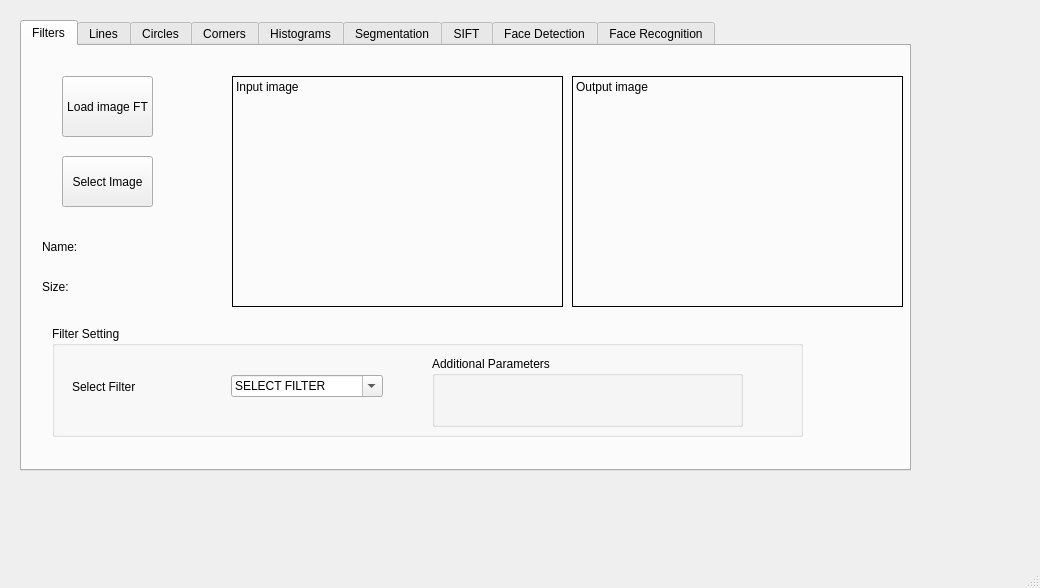
<?xml version="1.0" encoding="UTF-8"?>
<ui version="4.0">
 <class>MainWindow</class>
 <widget class="QMainWindow" name="MainWindow">
  <property name="geometry">
   <rect>
    <x>0</x>
    <y>0</y>
    <width>1040</width>
    <height>588</height>
   </rect>
  </property>
  <property name="windowTitle">
   <string>MainWindow</string>
  </property>
  <widget class="QWidget" name="centralwidget">
   <widget class="QWidget" name="gridLayoutWidget">
    <property name="geometry">
     <rect>
      <x>20</x>
      <y>20</y>
      <width>891</width>
      <height>451</height>
     </rect>
    </property>
    <layout class="QGridLayout" name="gridLayout">
     <item row="0" column="0">
      <widget class="QTabWidget" name="tabWidget">
       <property name="enabled">
        <bool>true</bool>
       </property>
       <property name="currentIndex">
        <number>0</number>
       </property>
       <widget class="QWidget" name="tab_filters">
        <attribute name="title">
         <string>Filters</string>
        </attribute>
        <widget class="QLabel" name="label_filters_input">
         <property name="geometry">
          <rect>
           <x>210</x>
           <y>30</y>
           <width>331</width>
           <height>231</height>
          </rect>
         </property>
         <property name="frameShape">
          <enum>QFrame::Box</enum>
         </property>
         <property name="text">
          <string>Input image</string>
         </property>
         <property name="alignment">
          <set>Qt::AlignLeading|Qt::AlignLeft|Qt::AlignTop</set>
         </property>
        </widget>
        <widget class="QLabel" name="label_filters_output">
         <property name="geometry">
          <rect>
           <x>550</x>
           <y>30</y>
           <width>331</width>
           <height>231</height>
          </rect>
         </property>
         <property name="frameShape">
          <enum>QFrame::Box</enum>
         </property>
         <property name="text">
          <string>Output image</string>
         </property>
         <property name="textFormat">
          <enum>Qt::PlainText</enum>
         </property>
         <property name="alignment">
          <set>Qt::AlignLeading|Qt::AlignLeft|Qt::AlignTop</set>
         </property>
        </widget>
        <widget class="QPushButton" name="pushButton_filters_load">
         <property name="geometry">
          <rect>
           <x>40</x>
           <y>110</y>
           <width>91</width>
           <height>51</height>
          </rect>
         </property>
         <property name="text">
          <string>Select Image</string>
         </property>
        </widget>
        <widget class="QLabel" name="label">
         <property name="geometry">
          <rect>
           <x>20</x>
           <y>190</y>
           <width>71</width>
           <height>21</height>
          </rect>
         </property>
         <property name="text">
          <string>Name:</string>
         </property>
        </widget>
        <widget class="QLabel" name="label_2">
         <property name="geometry">
          <rect>
           <x>20</x>
           <y>230</y>
           <width>71</width>
           <height>21</height>
          </rect>
         </property>
         <property name="text">
          <string>Size:</string>
         </property>
        </widget>
        <widget class="QGroupBox" name="groupBox">
         <property name="geometry">
          <rect>
           <x>30</x>
           <y>280</y>
           <width>751</width>
           <height>111</height>
          </rect>
         </property>
         <property name="title">
          <string>Filter Setting</string>
         </property>
         <widget class="QWidget" name="horizontalLayoutWidget">
          <property name="geometry">
           <rect>
            <x>20</x>
            <y>40</y>
            <width>311</width>
            <height>41</height>
           </rect>
          </property>
          <layout class="QHBoxLayout" name="horizontalLayout">
           <item>
            <widget class="QLabel" name="label_3">
             <property name="text">
              <string>Select Filter</string>
             </property>
            </widget>
           </item>
           <item>
            <widget class="QComboBox" name="comboBox">
             <property name="editable">
              <bool>true</bool>
             </property>
             <property name="currentText">
              <string>SELECT FILTER</string>
             </property>
             <item>
              <property name="text">
               <string>SELECT FILTER</string>
              </property>
             </item>
             <item>
              <property name="text">
               <string>PREWITT</string>
              </property>
             </item>
             <item>
              <property name="text">
               <string>SOBEL</string>
              </property>
             </item>
             <item>
              <property name="text">
               <string>LAPLACIAN</string>
              </property>
             </item>
             <item>
              <property name="text">
               <string>LOG</string>
              </property>
             </item>
             <item>
              <property name="text">
               <string>DOG</string>
              </property>
             </item>
             <item>
              <property name="text">
               <string>BOX</string>
              </property>
             </item>
             <item>
              <property name="text">
               <string>GAUSSIAAN</string>
              </property>
             </item>
             <item>
              <property name="text">
               <string>MEDIAN</string>
              </property>
             </item>
             <item>
              <property name="text">
               <string>SHARPENING</string>
              </property>
             </item>
             <item>
              <property name="text">
               <string>FT</string>
              </property>
             </item>
             <item>
              <property name="text">
               <string>ShiftedFT</string>
              </property>
             </item>
             <item>
              <property name="text">
               <string>No log ShiftedFT</string>
              </property>
             </item>
             <item>
              <property name="text">
               <string>LPF</string>
              </property>
             </item>
             <item>
              <property name="text">
               <string>HPF</string>
              </property>
             </item>
            </widget>
           </item>
          </layout>
         </widget>
         <widget class="QGroupBox" name="groupBox_2">
          <property name="geometry">
           <rect>
            <x>380</x>
            <y>30</y>
            <width>311</width>
            <height>71</height>
           </rect>
          </property>
          <property name="title">
           <string>Additional Parameters</string>
          </property>
         </widget>
        </widget>
        <widget class="QPushButton" name="Load_frequency_domain">
         <property name="geometry">
          <rect>
           <x>40</x>
           <y>30</y>
           <width>91</width>
           <height>61</height>
          </rect>
         </property>
         <property name="text">
          <string>Load image FT</string>
         </property>
        </widget>
       </widget>
       <widget class="QWidget" name="tab_lines">
        <attribute name="title">
         <string>Lines</string>
        </attribute>
        <widget class="QLabel" name="label_lines_input">
         <property name="geometry">
          <rect>
           <x>150</x>
           <y>30</y>
           <width>241</width>
           <height>171</height>
          </rect>
         </property>
         <property name="frameShape">
          <enum>QFrame::Box</enum>
         </property>
         <property name="text">
          <string>Input image</string>
         </property>
         <property name="alignment">
          <set>Qt::AlignLeading|Qt::AlignLeft|Qt::AlignTop</set>
         </property>
        </widget>
        <widget class="QLabel" name="label_4">
         <property name="geometry">
          <rect>
           <x>20</x>
           <y>310</y>
           <width>71</width>
           <height>21</height>
          </rect>
         </property>
         <property name="text">
          <string>Name:</string>
         </property>
        </widget>
        <widget class="QLabel" name="label_5">
         <property name="geometry">
          <rect>
           <x>30</x>
           <y>350</y>
           <width>71</width>
           <height>21</height>
          </rect>
         </property>
         <property name="text">
          <string>Size:</string>
         </property>
        </widget>
        <widget class="QPushButton" name="pushButton_lines_load">
         <property name="geometry">
          <rect>
           <x>10</x>
           <y>130</y>
           <width>121</width>
           <height>81</height>
          </rect>
         </property>
         <property name="text">
          <string>Load Image</string>
         </property>
        </widget>
        <widget class="QLabel" name="label_lines_hough">
         <property name="geometry">
          <rect>
           <x>150</x>
           <y>210</y>
           <width>561</width>
           <height>191</height>
          </rect>
         </property>
         <property name="frameShape">
          <enum>QFrame::Box</enum>
         </property>
         <property name="text">
          <string>Hough Space</string>
         </property>
         <property name="textFormat">
          <enum>Qt::PlainText</enum>
         </property>
         <property name="alignment">
          <set>Qt::AlignLeading|Qt::AlignLeft|Qt::AlignTop</set>
         </property>
        </widget>
        <widget class="QLabel" name="label_lines_input_2">
         <property name="geometry">
          <rect>
           <x>450</x>
           <y>30</y>
           <width>261</width>
           <height>171</height>
          </rect>
         </property>
         <property name="frameShape">
          <enum>QFrame::Box</enum>
         </property>
         <property name="text">
          <string>Image with significant lines</string>
         </property>
         <property name="alignment">
          <set>Qt::AlignLeading|Qt::AlignLeft|Qt::AlignTop</set>
         </property>
        </widget>
        <widget class="QPushButton" name="Convert">
         <property name="geometry">
          <rect>
           <x>20</x>
           <y>40</y>
           <width>111</width>
           <height>51</height>
          </rect>
         </property>
         <property name="text">
          <string>Convert To Gray</string>
         </property>
        </widget>
       </widget>
       <widget class="QWidget" name="tab_circles">
        <property name="enabled">
         <bool>true</bool>
        </property>
        <attribute name="title">
         <string>Circles</string>
        </attribute>
        <widget class="QPushButton" name="pushButton_circles_load">
         <property name="geometry">
          <rect>
           <x>50</x>
           <y>30</y>
           <width>121</width>
           <height>81</height>
          </rect>
         </property>
         <property name="text">
          <string>Load Image</string>
         </property>
        </widget>
        <widget class="QLabel" name="label_circles_input">
         <property name="geometry">
          <rect>
           <x>180</x>
           <y>30</y>
           <width>241</width>
           <height>171</height>
          </rect>
         </property>
         <property name="frameShape">
          <enum>QFrame::Box</enum>
         </property>
         <property name="text">
          <string>Input image</string>
         </property>
         <property name="alignment">
          <set>Qt::AlignLeading|Qt::AlignLeft|Qt::AlignTop</set>
         </property>
        </widget>
        <widget class="QLabel" name="label_circles_hough">
         <property name="geometry">
          <rect>
           <x>180</x>
           <y>210</y>
           <width>561</width>
           <height>191</height>
          </rect>
         </property>
         <property name="frameShape">
          <enum>QFrame::Box</enum>
         </property>
         <property name="text">
          <string>Hough Space</string>
         </property>
         <property name="textFormat">
          <enum>Qt::PlainText</enum>
         </property>
         <property name="alignment">
          <set>Qt::AlignLeading|Qt::AlignLeft|Qt::AlignTop</set>
         </property>
        </widget>
        <widget class="QLabel" name="label_6">
         <property name="geometry">
          <rect>
           <x>60</x>
           <y>140</y>
           <width>71</width>
           <height>21</height>
          </rect>
         </property>
         <property name="text">
          <string>Name:</string>
         </property>
        </widget>
        <widget class="QLabel" name="label_7">
         <property name="geometry">
          <rect>
           <x>60</x>
           <y>170</y>
           <width>71</width>
           <height>21</height>
          </rect>
         </property>
         <property name="text">
          <string>Size:</string>
         </property>
        </widget>
        <widget class="QLabel" name="label_circles_output">
         <property name="geometry">
          <rect>
           <x>480</x>
           <y>30</y>
           <width>261</width>
           <height>171</height>
          </rect>
         </property>
         <property name="frameShape">
          <enum>QFrame::Box</enum>
         </property>
         <property name="text">
          <string>Image with significant lines</string>
         </property>
         <property name="alignment">
          <set>Qt::AlignLeading|Qt::AlignLeft|Qt::AlignTop</set>
         </property>
        </widget>
       </widget>
       <widget class="QWidget" name="tab_corners">
        <attribute name="title">
         <string>Corners</string>
        </attribute>
        <widget class="QPushButton" name="pushButton_corners_load">
         <property name="geometry">
          <rect>
           <x>30</x>
           <y>30</y>
           <width>121</width>
           <height>81</height>
          </rect>
         </property>
         <property name="text">
          <string>Load Image</string>
         </property>
        </widget>
        <widget class="QLabel" name="label_corners_input">
         <property name="geometry">
          <rect>
           <x>260</x>
           <y>30</y>
           <width>241</width>
           <height>171</height>
          </rect>
         </property>
         <property name="frameShape">
          <enum>QFrame::Box</enum>
         </property>
         <property name="text">
          <string>Image with significant lines</string>
         </property>
         <property name="alignment">
          <set>Qt::AlignLeading|Qt::AlignLeft|Qt::AlignTop</set>
         </property>
        </widget>
        <widget class="QLabel" name="label_corners_edge">
         <property name="geometry">
          <rect>
           <x>260</x>
           <y>210</y>
           <width>241</width>
           <height>191</height>
          </rect>
         </property>
         <property name="frameShape">
          <enum>QFrame::Box</enum>
         </property>
         <property name="text">
          <string>Edge Image</string>
         </property>
         <property name="textFormat">
          <enum>Qt::PlainText</enum>
         </property>
         <property name="alignment">
          <set>Qt::AlignLeading|Qt::AlignLeft|Qt::AlignTop</set>
         </property>
        </widget>
        <widget class="QLabel" name="label_8">
         <property name="geometry">
          <rect>
           <x>40</x>
           <y>140</y>
           <width>71</width>
           <height>21</height>
          </rect>
         </property>
         <property name="text">
          <string>Name:</string>
         </property>
        </widget>
        <widget class="QLabel" name="label_9">
         <property name="geometry">
          <rect>
           <x>40</x>
           <y>170</y>
           <width>71</width>
           <height>21</height>
          </rect>
         </property>
         <property name="text">
          <string>Size:</string>
         </property>
        </widget>
        <widget class="QLabel" name="label_corners_corners_output">
         <property name="geometry">
          <rect>
           <x>510</x>
           <y>30</y>
           <width>261</width>
           <height>171</height>
          </rect>
         </property>
         <property name="frameShape">
          <enum>QFrame::Box</enum>
         </property>
         <property name="text">
          <string>Image with significant corners</string>
         </property>
         <property name="alignment">
          <set>Qt::AlignLeading|Qt::AlignLeft|Qt::AlignTop</set>
         </property>
        </widget>
        <widget class="QLabel" name="label_corners_corners">
         <property name="geometry">
          <rect>
           <x>510</x>
           <y>210</y>
           <width>261</width>
           <height>191</height>
          </rect>
         </property>
         <property name="frameShape">
          <enum>QFrame::Box</enum>
         </property>
         <property name="text">
          <string>Corner Image</string>
         </property>
         <property name="textFormat">
          <enum>Qt::PlainText</enum>
         </property>
         <property name="alignment">
          <set>Qt::AlignLeading|Qt::AlignLeft|Qt::AlignTop</set>
         </property>
        </widget>
       </widget>
       <widget class="QWidget" name="tab_histograms">
        <attribute name="title">
         <string>Histograms</string>
        </attribute>
        <widget class="QLabel" name="label_histograms_houtput">
         <property name="geometry">
          <rect>
           <x>520</x>
           <y>200</y>
           <width>261</width>
           <height>191</height>
          </rect>
         </property>
         <property name="frameShape">
          <enum>QFrame::Box</enum>
         </property>
         <property name="text">
          <string>Output Histogram</string>
         </property>
         <property name="textFormat">
          <enum>Qt::PlainText</enum>
         </property>
         <property name="alignment">
          <set>Qt::AlignLeading|Qt::AlignLeft|Qt::AlignTop</set>
         </property>
        </widget>
        <widget class="QPushButton" name="pushButton_histograms_load">
         <property name="geometry">
          <rect>
           <x>40</x>
           <y>20</y>
           <width>121</width>
           <height>81</height>
          </rect>
         </property>
         <property name="text">
          <string>Load image</string>
         </property>
        </widget>
        <widget class="QLabel" name="label_histograms_input">
         <property name="geometry">
          <rect>
           <x>270</x>
           <y>20</y>
           <width>241</width>
           <height>171</height>
          </rect>
         </property>
         <property name="frameShape">
          <enum>QFrame::Box</enum>
         </property>
         <property name="text">
          <string>Input image</string>
         </property>
         <property name="alignment">
          <set>Qt::AlignLeading|Qt::AlignLeft|Qt::AlignTop</set>
         </property>
        </widget>
        <widget class="QLabel" name="label_histograms_output">
         <property name="geometry">
          <rect>
           <x>520</x>
           <y>20</y>
           <width>261</width>
           <height>171</height>
          </rect>
         </property>
         <property name="frameShape">
          <enum>QFrame::Box</enum>
         </property>
         <property name="text">
          <string>Output image</string>
         </property>
         <property name="alignment">
          <set>Qt::AlignLeading|Qt::AlignLeft|Qt::AlignTop</set>
         </property>
        </widget>
        <widget class="QLabel" name="label_10">
         <property name="geometry">
          <rect>
           <x>50</x>
           <y>160</y>
           <width>71</width>
           <height>21</height>
          </rect>
         </property>
         <property name="text">
          <string>Size:</string>
         </property>
        </widget>
        <widget class="QLabel" name="label_11">
         <property name="geometry">
          <rect>
           <x>50</x>
           <y>130</y>
           <width>71</width>
           <height>21</height>
          </rect>
         </property>
         <property name="text">
          <string>Name:</string>
         </property>
        </widget>
        <widget class="QLabel" name="label_histograms_hinput">
         <property name="geometry">
          <rect>
           <x>270</x>
           <y>200</y>
           <width>241</width>
           <height>191</height>
          </rect>
         </property>
         <property name="frameShape">
          <enum>QFrame::Box</enum>
         </property>
         <property name="text">
          <string>Input Histogram</string>
         </property>
         <property name="textFormat">
          <enum>Qt::PlainText</enum>
         </property>
         <property name="alignment">
          <set>Qt::AlignLeading|Qt::AlignLeft|Qt::AlignTop</set>
         </property>
        </widget>
        <widget class="QRadioButton" name="radioButton">
         <property name="geometry">
          <rect>
           <x>20</x>
           <y>220</y>
           <width>112</width>
           <height>23</height>
          </rect>
         </property>
         <property name="text">
          <string>Equalization</string>
         </property>
        </widget>
        <widget class="QRadioButton" name="radioButton_2">
         <property name="geometry">
          <rect>
           <x>130</x>
           <y>220</y>
           <width>112</width>
           <height>23</height>
          </rect>
         </property>
         <property name="text">
          <string>Matching</string>
         </property>
        </widget>
        <widget class="QPushButton" name="pushButton_histograms_load_target">
         <property name="geometry">
          <rect>
           <x>30</x>
           <y>280</y>
           <width>161</width>
           <height>71</height>
          </rect>
         </property>
         <property name="text">
          <string>Load target image</string>
         </property>
        </widget>
       </widget>
       <widget class="QWidget" name="tab_segmentation">
        <attribute name="title">
         <string>Segmentation</string>
        </attribute>
       </widget>
       <widget class="QWidget" name="tab_SIFT">
        <attribute name="title">
         <string>SIFT</string>
        </attribute>
       </widget>
       <widget class="QWidget" name="tab_face_detection">
        <attribute name="title">
         <string>Face Detection</string>
        </attribute>
       </widget>
       <widget class="QWidget" name="tab">
        <attribute name="title">
         <string>Face Recognition</string>
        </attribute>
       </widget>
      </widget>
     </item>
    </layout>
   </widget>
  </widget>
  <widget class="QMenuBar" name="menubar">
   <property name="geometry">
    <rect>
     <x>0</x>
     <y>0</y>
     <width>1040</width>
     <height>26</height>
    </rect>
   </property>
  </widget>
  <widget class="QStatusBar" name="statusbar"/>
 </widget>
 <resources/>
 <connections/>
</ui>
